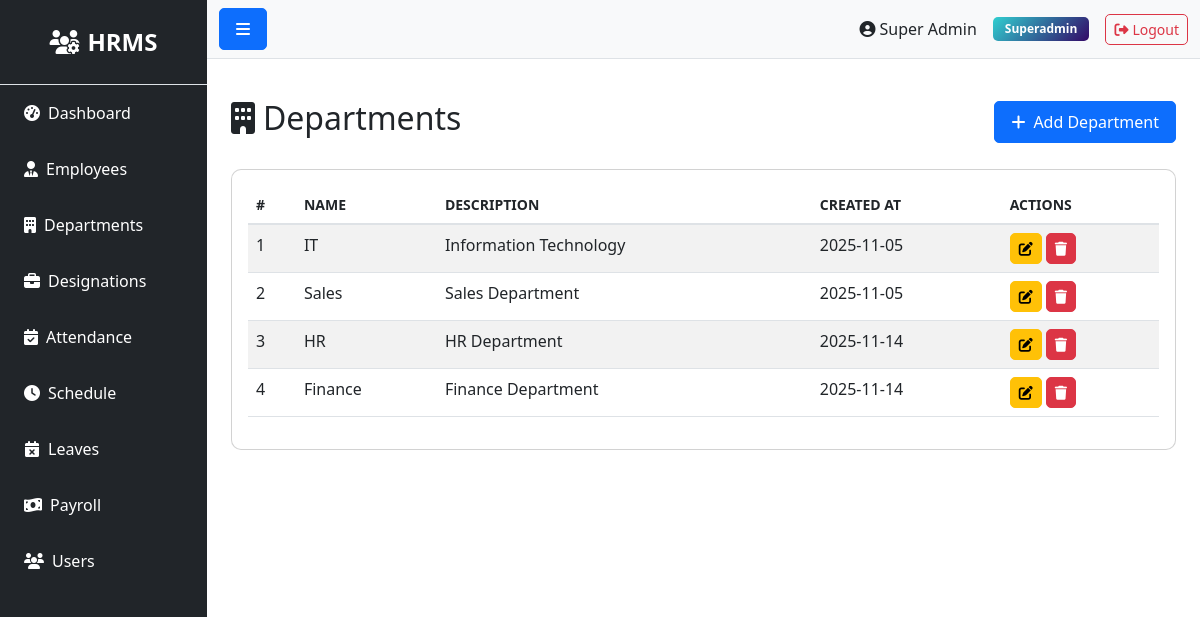
The app's page /department/ (signed in), older data.
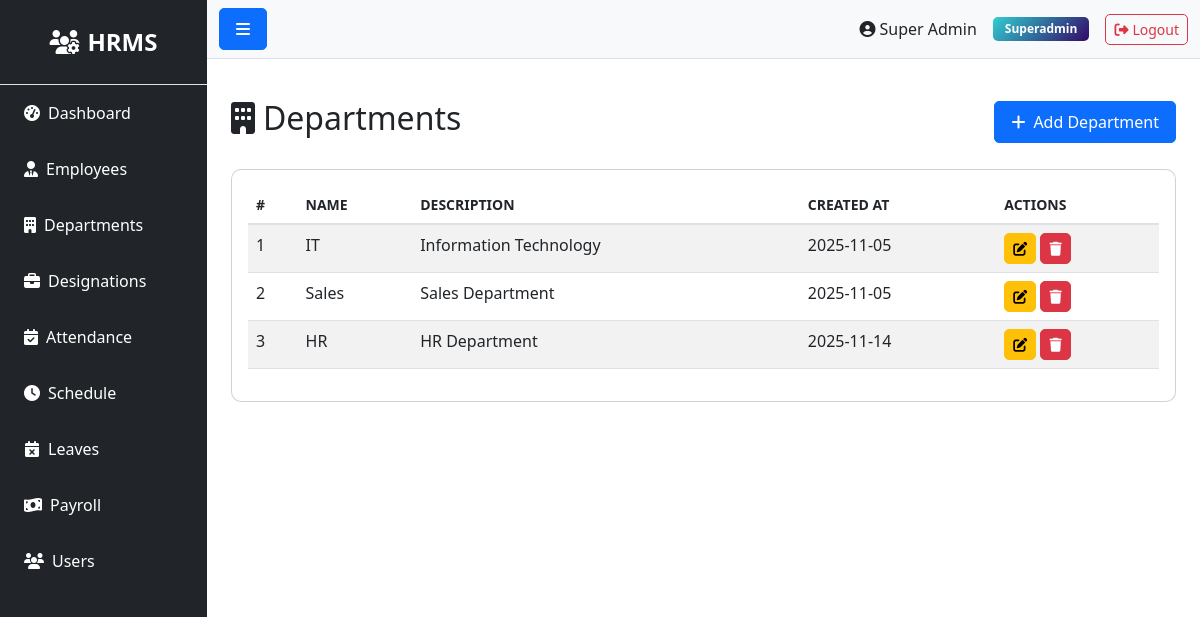
The same page, newer data.
### models.py (models this page shows)
class User(UserMixin, db.Model):
    __tablename__ = 'users'
    id = db.Column(db.Integer, primary_key=True)
    role_id = db.Column(db.Integer, db.ForeignKey('roles.id'), nullable=False)
    name = db.Column(db.String(100), nullable=False)
    email = db.Column(db.String(100), unique=True, nullable=False)
    phone = db.Column(db.String(20))
    status = db.Column(db.String(20), default='active')
    password = db.Column(db.String(255), nullable=False)
    remember_token = db.Column(db.String(100))
    email_verified_at = db.Column(db.DateTime)
    created_at = db.Column(db.DateTime, default=datetime.utcnow)
    updated_at = db.Column(db.DateTime, default=datetime.utcnow, onupdate=datetime.utcnow)

class Role(db.Model):
    __tablename__ = 'roles'
    id = db.Column(db.Integer, primary_key=True)
    name = db.Column(db.String(50), unique=True, nullable=False)
    description = db.Column(db.Text)
    created_at = db.Column(db.DateTime, default=datetime.utcnow)
    updated_at = db.Column(db.DateTime, default=datetime.utcnow, onupdate=datetime.utcnow)
    users = db.relationship('User', backref='role', lazy=True)

class Department(db.Model):
    __tablename__ = 'departments'
    id = db.Column(db.Integer, primary_key=True)
    name = db.Column(db.String(100), nullable=False)
    description = db.Column(db.Text)
    created_at = db.Column(db.DateTime, default=datetime.utcnow)
    updated_at = db.Column(db.DateTime, default=datetime.utcnow, onupdate=datetime.utcnow)
    employees = db.relationship('Employee', backref='department', lazy=True)

### routes/department.py (the view)
@bp.route('/')
@login_required
def index():
    departments = Department.query.all()
    return render_template('admin/department/index.html', departments=departments)

### app.py (called while the page is built)
@login_manager.user_loader
def load_user(user_id):
    try:
        return db.session.get(User, int(user_id))
    except Exception as e:
        app.logger.error(f'Error loading user {user_id}: {str(e)}')
        return None

@app.context_processor
def inject_user():
    return dict(current_user=current_user)

### templates/admin/department/index.html (shortened to what this page needs)
{% extends "base.html" %}
{% block content %}
<div class="d-flex justify-content-between align-items-center mb-4">
    <h2><i class="fas fa-building me-2"></i>Departments</h2>
    <a href="{{ url_for('department.create') }}" class="btn btn-primary">
        <i class="fas fa-plus me-2"></i>Add Department
    </a>
</div>
<div class="card">
    <div class="card-body">
        <div class="table-responsive">
            <table class="table table-striped table-hover">
                <thead>
                    <tr>
                        <th>#</th>
                        <th>Name</th>
                        <th>Description</th>
                        <th>Created At</th>
                        <th>Actions</th>
                    </tr>
                </thead>
                <tbody>
                    {% if departments %}
                        {% for department in departments %}
                        <tr>
                            <td>{{ loop.index }}</td>
                            <td>{{ department.name }}</td>
                            <td>{{ department.description or 'N/A' }}</td>
                            <td>{{ department.created_at.strftime('%Y-%m-%d') if department.created_at else 'N/A' }}</td>
                            <td>
                                <a href="{{ url_for('department.edit', id=department.id) }}" class="btn btn-sm btn-warning">
                                    <i class="fas fa-edit"></i>
                                </a>
                                <form method="POST" action="{{ url_for('department.delete', id=department.id) }}" style="display:inline;" onsubmit="return confirm('Are you sure?')">
                                    <button type="submit" class="btn btn-sm btn-danger">
                                        <i class="fas fa-trash"></i>
                                    </button>
                                </form>
                            </td>
                        </tr>
                        {% endfor %}
                    {% else %}
                        <tr>
                            <td colspan="5" class="text-center">No departments found</td>
                        </tr>
                    {% endif %}
                </tbody>
            </table>
        </div>
    </div>
</div>
{% endblock %}

### templates/base.html (shortened to what this page needs)
<!DOCTYPE html>
<html lang="en">
<head>
    <link href="https://cdn.jsdelivr.net/npm/bootstrap@5.3.0/dist/css/bootstrap.min.css" rel="stylesheet">
    <link rel="stylesheet" href="https://cdnjs.cloudflare.com/ajax/libs/font-awesome/6.4.0/css/all.min.css">
    <link rel="stylesheet" href="{{ url_for('static', filename='css/style.css') }}">
</head>
<body>
    {% if current_user.is_authenticated %}
    <div class="d-flex" id="wrapper">
        <div class="bg-dark text-white" id="sidebar-wrapper">
            <div class="sidebar-heading text-center py-4 fs-4 fw-bold border-bottom">
                <i class="fas fa-users-cog me-2"></i>HRMS
            </div>
            <div class="list-group list-group-flush">
                <a href="{{ url_for('admin.' + current_user.role.name + '_dashboard') }}" class="list-group-item list-group-item-action bg-dark text-white">
                    <i class="fas fa-tachometer-alt me-2"></i>Dashboard
                </a>
                {% if current_user.role.name in ['superadmin', 'admin', 'hr'] %}
                <a href="{{ url_for('employee.index') }}" class="list-group-item list-group-item-action bg-dark text-white">
                    <i class="fas fa-user-tie me-2"></i>Employees
                </a>
                <a href="{{ url_for('department.index') }}" class="list-group-item list-group-item-action bg-dark text-white">
                    <i class="fas fa-building me-2"></i>Departments
                </a>
                <a href="{{ url_for('designation.index') }}" class="list-group-item list-group-item-action bg-dark text-white">
                    <i class="fas fa-briefcase me-2"></i>Designations
                </a>
                {% endif %}
                {% if current_user.role.name in ['superadmin', 'admin', 'moderator'] %}
                <a href="{{ url_for('attendance.index') }}" class="list-group-item list-group-item-action bg-dark text-white">
                    <i class="fas fa-calendar-check me-2"></i>Attendance
                </a>
                <a href="{{ url_for('schedule.index') }}" class="list-group-item list-group-item-action bg-dark text-white">
                    <i class="fas fa-clock me-2"></i>Schedule
                </a>
                {% endif %}
                {% if current_user.role.name in ['superadmin', 'admin', 'hr'] %}
                <a href="{{ url_for('leave.index') }}" class="list-group-item list-group-item-action bg-dark text-white">
                    <i class="fas fa-calendar-times me-2"></i>Leaves
                </a>
                {% endif %}
                {% if current_user.role.name in ['superadmin', 'admin', 'payroll'] %}
                <a href="{{ url_for('payroll.index') }}" class="list-group-item list-group-item-action bg-dark text-white">
                    <i class="fas fa-money-bill-wave me-2"></i>Payroll
                </a>
                {% endif %}
                {% if current_user.role.name in ['superadmin', 'admin'] %}
                <a href="{{ url_for('user.index') }}" class="list-group-item list-group-item-action bg-dark text-white">
                    <i class="fas fa-users me-2"></i>Users
                </a>
                {% endif %}
            </div>
        </div>
        <div id="page-content-wrapper" class="w-100">
            <nav class="navbar navbar-expand-lg navbar-light bg-light border-bottom">
                <div class="container-fluid">
                    <button class="btn btn-primary" id="menu-toggle">
                        <i class="fas fa-bars"></i>
                    </button>
                    <div class="ms-auto d-flex align-items-center">
                        <span class="me-3">
                            <i class="fas fa-user-circle me-1"></i>{{ current_user.name }}
                        </span>
                        <span class="badge bg-info me-3">{{ current_user.role.name|title }}</span>
                        <a href="{{ url_for('auth.logout') }}" class="btn btn-outline-danger btn-sm">
                            <i class="fas fa-sign-out-alt me-1"></i>Logout
                        </a>
                    </div>
                </div>
            </nav>
            <div class="container-fluid p-4">
                {% block content %}{% endblock %}
            </div>
        </div>
    </div>
    {% endif %}
</body>
</html>

### static/css/style.css (style rules this page uses)
#wrapper { min-height: 100vh; }
#sidebar-wrapper { min-height: 100vh; width: 250px; transition: margin 0.3s ease-in-out; }
#sidebar-wrapper .sidebar-heading { padding: 0.875rem 1.25rem; font-size: 1.2rem; }
#page-content-wrapper { min-width: 0; width: 100%; }
.list-group-item { border: none; padding: 1rem 1.5rem; }
.card { transition: transform 0.2s; border-radius: 10px; }
.table { background-color: white; }
.table thead th { border-bottom: 2px solid #dee2e6; font-weight: 600; text-transform: uppercase; font-size: 0.875rem; }
.btn { border-radius: 5px; padding: 0.5rem 1rem; }
.btn-sm { padding: 0.25rem 0.5rem; }
.badge { padding: 0.5em 1em; border-radius: 5px; }
.bg-info { background: linear-gradient(135deg, #30cfd0 0%, #330867 100%) !important; }

Row changes from the older to the newer data that the page shows:
removed Department: name "Finance", description "Finance Department", created_at "2025-11-14"
